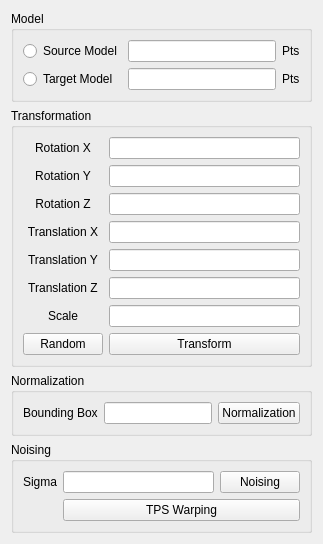
      <widget class="QWidget" name="Widget_Initial">
       <attribute name="title">
        <string>Initial</string>
       </attribute>
       <layout class="QGridLayout" name="Layout_Initial">
        <item row="1" column="0" colspan="2">
         <widget class="QGroupBox" name="GroupBox_Transformation">
          <property name="sizePolicy">
           <sizepolicy hsizetype="Preferred" vsizetype="Preferred">
            <horstretch>1</horstretch>
            <verstretch>2</verstretch>
           </sizepolicy>
          </property>
          <property name="title">
           <string>Transformation</string>
          </property>
          <layout class="QGridLayout" name="Layout_Transformation">
           <item row="1" column="1">
            <widget class="QLineEdit" name="LineEdit_RotationY"/>
           </item>
           <item row="6" column="0">
            <widget class="QLabel" name="Label_TranslationY">
             <property name="text">
              <string>Translation Y</string>
             </property>
             <property name="alignment">
              <set>Qt::AlignCenter</set>
             </property>
            </widget>
           </item>
           <item row="8" column="0">
            <widget class="QLabel" name="Label_TranslationZ">
             <property name="text">
              <string>Translation Z</string>
             </property>
             <property name="alignment">
              <set>Qt::AlignCenter</set>
             </property>
            </widget>
           </item>
           <item row="8" column="1">
            <widget class="QLineEdit" name="LineEdit_TranslationZ"/>
           </item>
           <item row="2" column="1">
            <widget class="QLineEdit" name="LineEdit_RotationZ"/>
           </item>
           <item row="2" column="0">
            <widget class="QLabel" name="Label_RotationZ">
             <property name="text">
              <string>Rotation Z</string>
             </property>
             <property name="alignment">
              <set>Qt::AlignCenter</set>
             </property>
            </widget>
           </item>
           <item row="1" column="0">
            <widget class="QLabel" name="Label_RotationY">
             <property name="text">
              <string>Rotation Y</string>
             </property>
             <property name="alignment">
              <set>Qt::AlignCenter</set>
             </property>
            </widget>
           </item>
           <item row="0" column="0">
            <widget class="QLabel" name="Label_RotationX">
             <property name="text">
              <string>Rotation X</string>
             </property>
             <property name="alignment">
              <set>Qt::AlignCenter</set>
             </property>
            </widget>
           </item>
           <item row="0" column="1">
            <widget class="QLineEdit" name="LineEdit_RotationX"/>
           </item>
           <item row="3" column="0">
            <widget class="QLabel" name="Label_TranslationX">
             <property name="text">
              <string>Translation X</string>
             </property>
             <property name="alignment">
              <set>Qt::AlignCenter</set>
             </property>
            </widget>
           </item>
           <item row="6" column="1">
            <widget class="QLineEdit" name="LineEdit_TranslationY"/>
           </item>
           <item row="3" column="1">
            <widget class="QLineEdit" name="LineEdit_TranslationX"/>
           </item>
           <item row="10" column="1">
            <widget class="QPushButton" name="PushButton_Transform">
             <property name="text">
              <string>Transform</string>
             </property>
            </widget>
           </item>
           <item row="10" column="0">
            <widget class="QPushButton" name="PushButton_RandomT">
             <property name="text">
              <string>Random</string>
             </property>
            </widget>
           </item>
           <item row="9" column="1">
            <widget class="QLineEdit" name="LineEdit_Scale"/>
           </item>
           <item row="9" column="0">
            <widget class="QLabel" name="Label_Scale">
             <property name="layoutDirection">
              <enum>Qt::LeftToRight</enum>
             </property>
             <property name="text">
              <string>Scale</string>
             </property>
             <property name="alignment">
              <set>Qt::AlignCenter</set>
             </property>
            </widget>
           </item>
          </layout>
         </widget>
        </item>
        <item row="0" column="0" colspan="2">
         <widget class="QGroupBox" name="GroupBox_ModelChoice">
          <property name="enabled">
           <bool>true</bool>
          </property>
          <property name="sizePolicy">
           <sizepolicy hsizetype="Expanding" vsizetype="Expanding">
            <horstretch>1</horstretch>
            <verstretch>1</verstretch>
           </sizepolicy>
          </property>
          <property name="title">
           <string>Model</string>
          </property>
          <layout class="QGridLayout" name="Layout_ModelChoice">
           <item row="2" column="0">
            <widget class="QRadioButton" name="RadioButton_Source">
             <property name="text">
              <string>Source Model</string>
             </property>
            </widget>
           </item>
           <item row="2" column="1">
            <widget class="QLineEdit" name="LineEdit_SourcePts">
             <property name="readOnly">
              <bool>true</bool>
             </property>
            </widget>
           </item>
           <item row="7" column="1">
            <widget class="QLineEdit" name="LineEdit_TargetPts">
             <property name="readOnly">
              <bool>true</bool>
             </property>
            </widget>
           </item>
           <item row="7" column="0">
            <widget class="QRadioButton" name="RadioButton_Target">
             <property name="text">
              <string>Target Model</string>
             </property>
            </widget>
           </item>
           <item row="2" column="2">
            <widget class="QLabel" name="Label_SourcePts">
             <property name="text">
              <string>Pts</string>
             </property>
            </widget>
           </item>
           <item row="7" column="2">
            <widget class="QLabel" name="Label_TargetPts">
             <property name="text">
              <string>Pts</string>
             </property>
            </widget>
           </item>
          </layout>
         </widget>
        </item>
        <item row="2" column="0" colspan="2">
         <widget class="QGroupBox" name="GroupBox_Normalization">
          <property name="sizePolicy">
           <sizepolicy hsizetype="Expanding" vsizetype="Expanding">
            <horstretch>1</horstretch>
            <verstretch>1</verstretch>
           </sizepolicy>
          </property>
          <property name="title">
           <string>Normalization</string>
          </property>
          <layout class="QGridLayout" name="Layout_Normalization">
           <item row="0" column="1">
            <widget class="QLineEdit" name="LineEdit_Bounding"/>
           </item>
           <item row="0" column="0">
            <widget class="QLabel" name="Label_Bounding">
             <property name="text">
              <string>Bounding Box</string>
             </property>
            </widget>
           </item>
           <item row="0" column="2">
            <widget class="QPushButton" name="PushButton_Normalization">
             <property name="text">
              <string>Normalization</string>
             </property>
            </widget>
           </item>
          </layout>
         </widget>
        </item>
        <item row="3" column="0" colspan="2">
         <widget class="QGroupBox" name="GroupBox_Noising">
          <property name="sizePolicy">
           <sizepolicy hsizetype="Expanding" vsizetype="Expanding">
            <horstretch>1</horstretch>
            <verstretch>1</verstretch>
           </sizepolicy>
          </property>
          <property name="title">
           <string>Noising</string>
          </property>
          <layout class="QGridLayout" name="GridLayout_Noising">
           <item row="0" column="1">
            <widget class="QLineEdit" name="LineEdit_Sigma">
             <property name="sizePolicy">
              <sizepolicy hsizetype="Expanding" vsizetype="Fixed">
               <horstretch>1</horstretch>
               <verstretch>0</verstretch>
              </sizepolicy>
             </property>
            </widget>
           </item>
           <item row="0" column="0">
            <widget class="QLabel" name="Label_Sigma">
             <property name="sizePolicy">
              <sizepolicy hsizetype="Fixed" vsizetype="Preferred">
               <horstretch>1</horstretch>
               <verstretch>0</verstretch>
              </sizepolicy>
             </property>
             <property name="text">
              <string>Sigma</string>
             </property>
            </widget>
           </item>
           <item row="0" column="2">
            <widget class="QPushButton" name="PushButton_Noising">
             <property name="text">
              <string>Noising</string>
             </property>
            </widget>
           </item>
           <item row="1" column="1" colspan="2">
            <widget class="QPushButton" name="PushButton_TPSNoising">
             <property name="text">
              <string>TPS Warping</string>
             </property>
            </widget>
           </item>
          </layout>
         </widget>
        </item>
       </layout>
      </widget>
